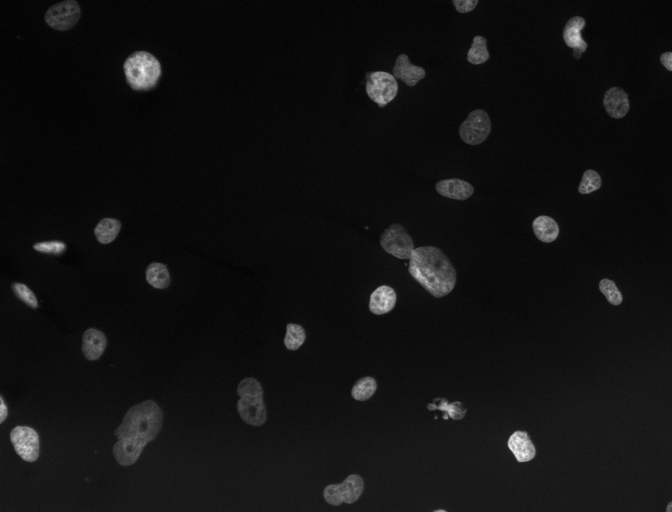
%> input picture tile_x001_y001.tif, 672 x 512 px
$ octave image_processing_demo.m   (GNU Octave 9; MATLAB toolbox functions it lacks are replaced by stand-ins)
%> lines starting %> are read from the running program, lines starting %| are printed output that depends on the picture; in (x1, y1, x2, y2) boxes, pixels count from 0 and x2, y2 are one past the last pixel; in counts of white or black regions, pixels touching at a corner belong together; the program's own positions count from 1
### NormalizeImage.m
function [imn]=NormalizeImage(im,varargin)

IM=im2double(im);
imn=(IM-min(IM(:)))/(max(IM(:))-min(IM(:)));

if ~isempty(varargin)
imn=(IM-varargin{1}(1))/(varargin{1}(2)-varargin{1}(1));
end

### imoverlay.m
function out = imoverlay(in, mask, color)
%IMOVERLAY Create a mask-based image overlay.
%   OUT = IMOVERLAY(IN, MASK, COLOR) takes an input image, IN, and a binary
%   image, MASK, and produces an output image whose pixels in the MASK
%   locations have the specified COLOR.
%
%   IN should be a grayscale or an RGB image of class uint8, uint16, int16,
%   logical, double, or single.  If IN is double or single, it should be in
%   the range [0, 1].  If it is not in that range, you might want to use
%   mat2gray to scale it into that range.
%
%   MASK should be a two-dimensional logical matrix.
%
%   COLOR should be a 1-by-3 vector of values in the range [0, 1].  [0 0 0]
%   is black, and [1 1 1] is white.
%
%   OUT is a uint8 RGB image.
%
%   Examples
%   --------
%   Overlay edge detection result in green over the original image.
%
%       I = imread('cameraman.tif');
%       bw = edge(I, 'canny');
%       rgb = imoverlay(I, bw, [0 1 0]);
%       imshow(rgb)
%
%   Treating the output of peaks as an image, overlay the values greater than
%   7 in red.  The output of peaks is not in the usual grayscale image range
%   of [0, 1], so use mat2gray to scale it.
%
%       I = peaks;
%       mask = I > 7;
%       rgb = imoverlay(mat2gray(I), mask, [1 0 0]);
%       imshow(rgb, 'InitialMagnification', 'fit')

%   Steven L. Eddins, The MathWorks, Inc.
%   $Revision: 1.2 $  $Date: 2007/08/15 13:18:08 $

% If the user doesn't specify the color, use white.
DEFAULT_COLOR = [1 1 1];
if nargin < 3
    color = DEFAULT_COLOR;
end

% Make the uint8 the working data class.  The output is also uint8.
in_uint8 = im2uint8(in);
color_uint8 = im2uint8(color);

% Initialize the red, green, and blue output channels.
if ndims(in_uint8) == 2
    % Input is grayscale.  Initialize all output channels the same.
    out_red   = in_uint8;
    out_green = in_uint8;
    out_blue  = in_uint8;
else
    % Input is RGB truecolor.
    out_red   = in_uint8(:,:,1);
    out_green = in_uint8(:,:,2);
    out_blue  = in_uint8(:,:,3);
end

% Replace output channel values in the mask locations with the appropriate
% color value.
out_red(mask)   = color_uint8(1);
out_green(mask) = color_uint8(2);
out_blue(mask)  = color_uint8(3);

% Form an RGB truecolor image by concatenating the channel matrices along
% the third dimension.
out = cat(3, out_red, out_green, out_blue);

### showseg.m
%Property of Dr. Ginzberg at the Kafri Lab, SickKids, 2022

function [im]=showseg(im,bw)
% im - image

% bw - a bw (binary) mask of segmentation results

imshow(imoverlay(NormalizeImage(im),imdilate(bwperim(bw),strel('disk',1)),[1 0 0]))
im=imoverlay(NormalizeImage(im),imdilate(bwperim(bw),strel('disk',1)),[1 0 0]);

### image_processing_demo.m
%Graciously provided by Dr. Miriam Ginzberg of the Kafri Lab at SickKids

%Viewing multilayer tiff images
imshow(imread('tile_x001_y001.tif',1),[]) %1 is to open the first of multilater images, [] is to

%Save image as variable
CAKI1_DNA=double(imread('tile_x001_y001.tif',1));
%> CAKI1_DNA: size 512x672 double; min 396, max 2099, mean 518; mean of the top-left, top-right, bottom-left and bottom-right quarters 470.5, 504.9, 535.3, 561.2

%Close image with a disk the size of the background fluctuations.
disk = strel('disk',5,4);
CAKI1_DNA_close = imclose(CAKI1_DNA,disk);
imtool(CAKI1_DNA_close,[])

%Open closed image with disk larger than labackgrorgest cell
disklarge = strel('disk',50,4);
CAKI1_DNA_openlarge2 = imopen(CAKI1_DNA_close,disklarge);
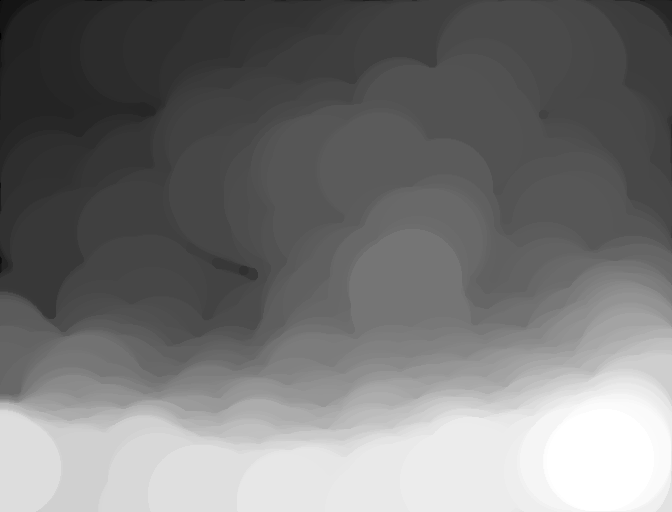
%> CAKI1_DNA_openlarge2: size 512x672 double; min 424, max 578, mean 495.1; drawn with min black and max white
imtool(CAKI1_DNA_openlarge2,[])


%% Subtract opened image from original
%CAKI1_DNA_clean2 = (CAKI1_DNA-CAKI1_DNA_openlarge2);
CAKI1_DNA_clean2 = (double(CAKI1_DNA)-double(CAKI1_DNA_openlarge2));
imtool(CAKI1_DNA_clean2,[])
% [20 lines of commented-out code are left out]
bw=CAKI1_DNA_clean2<0; %Negative values (in background) appear as ones in a binary image
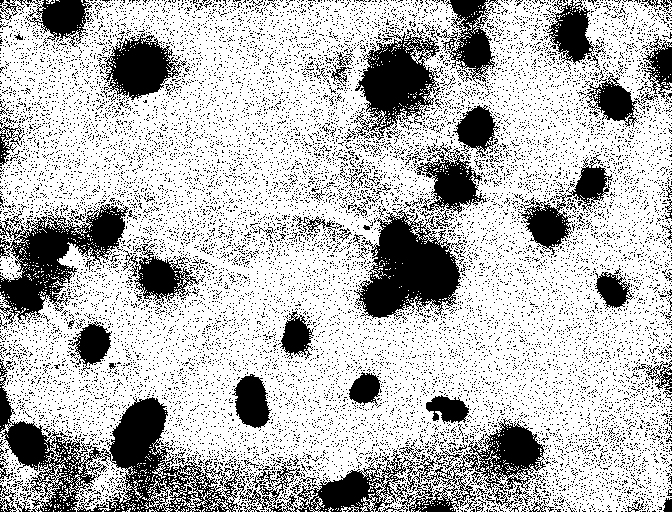
%> bw: size 512x672 logical; 72.8% white; 15442 black regions (15339 under 20 px), largest, box (x1, y1, x2, y2) and area: (0, 375, 241, 512) 10519, (237, 418, 546, 512) 7865, (354, 210, 461, 319) 6823
imtool(bw)
diskbw = strel('disk',10,4);
bw2=imclose(bw,diskbw); %Fill in holes in background
%> bw2: size 512x672 logical; 90.7% white; 53 black regions (22 under 20 px), largest, box (x1, y1, x2, y2) and area: (365, 221, 459, 317) 4926, (111, 399, 165, 468) 2488, (363, 53, 428, 111) 2455
imtool(bw2)


%Spot cells.
%Resize to smooth
%small = imresize(CAKI1_DNA_open, [26 34]);
small = imresize(CAKI1_DNA_clean2, 0.1); % 0.05 missed cells, 0.15 gave multiple spots per cell.
imtool(small,[])

%Find seeds
seeds=imregionalmax(small);
%> seeds: size 52x68 logical; 5.1% white in thin lines or dots
imtool(seeds)
seeds2=single(imresize(seeds,[512 672]));
%> seeds2: size 512x672 single; values 0 (black) and 1 (white), 5.1% white; 179 white regions, largest, box (x1, y1, x2, y2) and area: (0, 0, 10, 10) 100, (99, 0, 109, 10) 100, (198, 0, 208, 10) 100
imtool(seeds2)
seeds3 = roifilt2(0, seeds2, bw2);
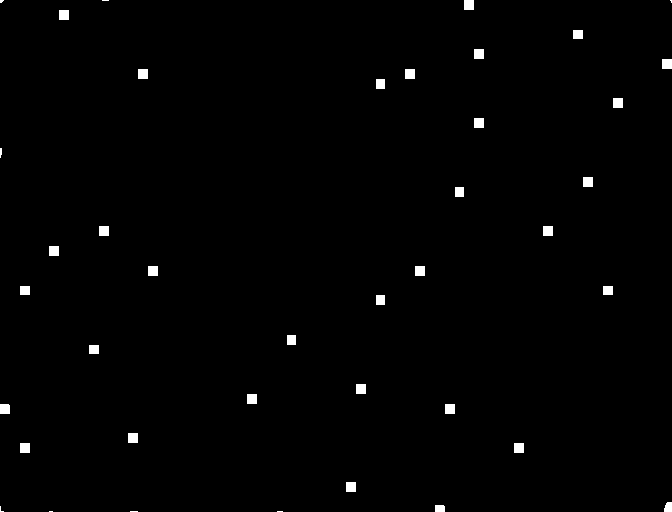
%> seeds3: size 512x672 single; values 0 (black) and 1 (white), 0.91% white; 40 white regions (8 under 20 px), largest, box (x1, y1, x2, y2) and area: (464, 0, 474, 10) 100, (59, 10, 69, 20) 100, (474, 49, 484, 59) 100
imtool(seeds3)


%Extract x,y coordinates of seeds. [I]=rows (y-axis), [J]=columns (x-axis)
[I,J] = find(seeds3);
%> I = 3122 values from 1 to 512; J = 3122 values from 1 to 672
%Irescale=(I-13.5);
%plot((J.*20),((Irescale.*20)+256),'.m')

%Display original image with seeds.
figure
imshow(CAKI1_DNA,[])
hold on
%plot((J.*9.8824),((I.*9.8462)),'.g')
plot(J,I,'.g')

% [13 lines of commented-out code are left out]
CAKI1_trans = -(double(CAKI1_DNA_clean2));
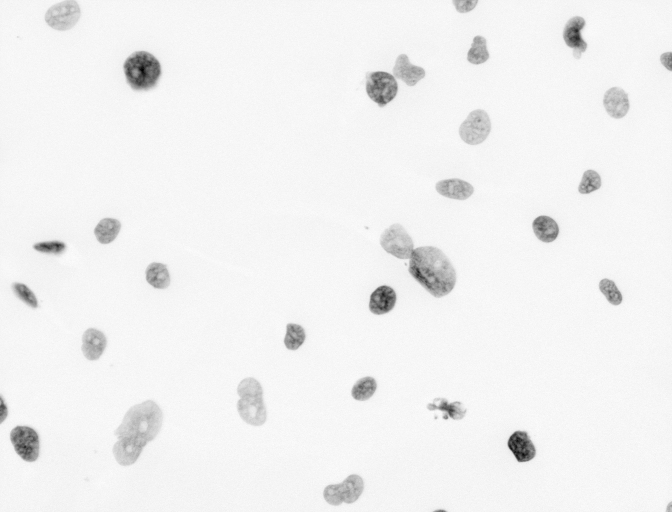
%> CAKI1_trans: size 512x672 double; min -1591, max 66, mean -22.9; drawn with min black and max white
imtool(CAKI1_trans,[])
CAKI1_min=imimposemin(CAKI1_trans,seeds3);
imtool(CAKI1_min,[])
CAKI1_wat = watershed(CAKI1_min);
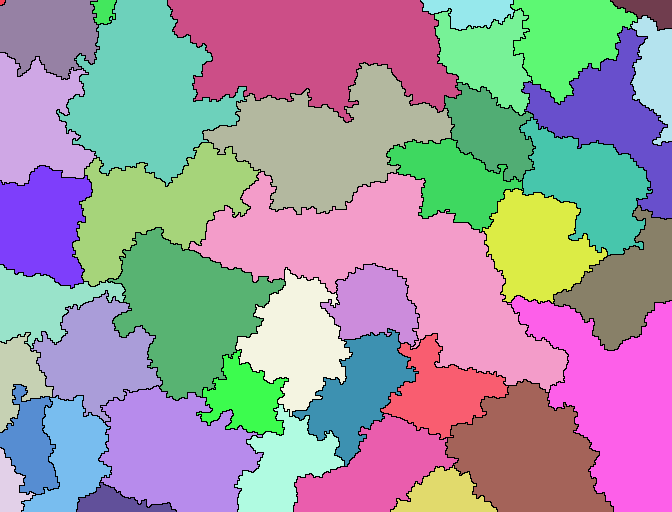
%> CAKI1_wat: size 512x672 uint8; 41 distinct labels, from 0 to 40; one colour per label, 0 black
%CAKI1_wat = watershed_old(CAKI1_max);
imtool(CAKI1_wat,[])
Nuclei=CAKI1_wat&~bw2; %Remove background areas from watershed segments.
%> Nuclei: size 512x672 logical; 9.2% white; 55 white regions (22 under 20 px), largest, box (x1, y1, x2, y2) and area: (379, 221, 459, 300) 3624, (111, 399, 165, 468) 2488, (115, 44, 166, 95) 2001
imtool(Nuclei,[])
[CAKI1_seg]=showseg(CAKI1_DNA_clean2,Nuclei); %Display segmented image.
%> in imoverlay, `out_red(mask)   = color_uint8(1);`:
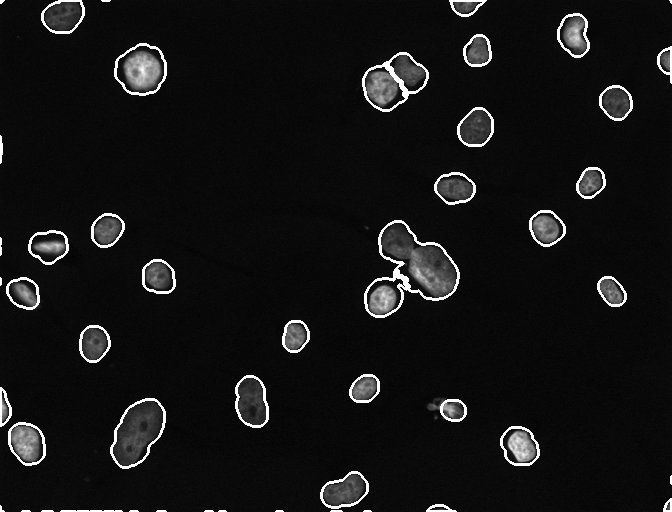
%> out_red: size 512x672 uint8; min 0, max 255, mean 20.5
%> in imoverlay, `out_green(mask) = color_uint8(2);`: out_green: size 512x672 uint8; min 0, max 255, mean 13.2
imtool(CAKI1_seg,[])

%Use nuclei as seeds to segment cells.

%Viewing protein mass channel.
imtool(imread('tile_x001_y001.tif',4),[])
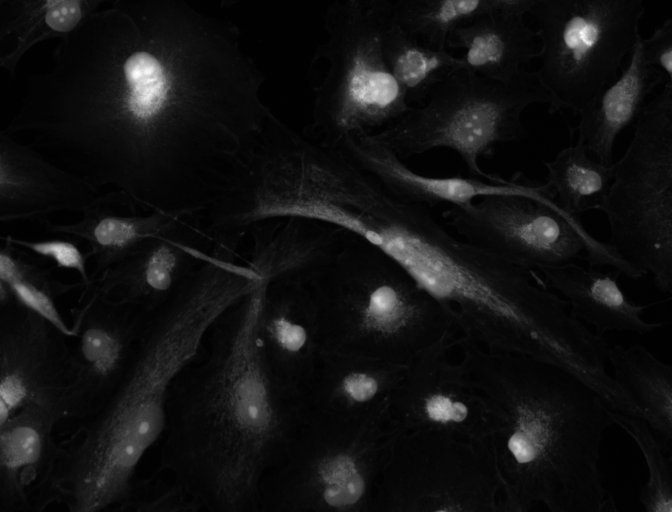
%> displayed picture: size 512x672, on the screen's scale of 0 to 255; min 0, max 255, mean 19.5

%Save image as variable
CAKI1_protein=double(imread('tile_x001_y001.tif',4));
%> CAKI1_protein: size 512x672 double; min 122, max 2517, mean 305.4

%Close image with a disk the size of the background fluctuations.
disk = strel('disk',1,4);
CAKI1_protein_close = imclose(CAKI1_protein,disk);
imtool(CAKI1_protein_close,[])

%Open closed image with disk larger than largest cell
disklarge = strel('disk',200,4);
%> (the run ends here)
